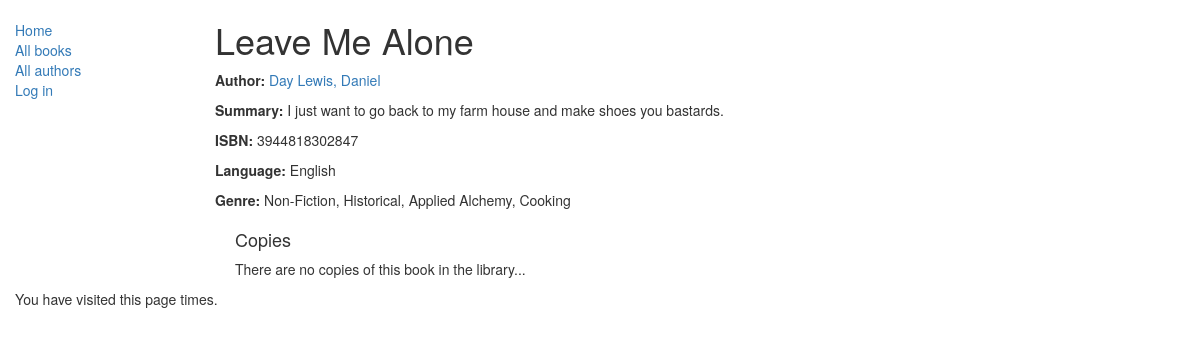
/catalog/book/1, run on the app's committed database.
### catalog/models.py (models this page shows, shortened)
class Book(models.Model):
    title = models.CharField(max_length=200)
    author = models.ForeignKey('Author', on_delete=models.SET_NULL, null=True)
    summary = models.TextField(max_length=1000, help_text="Please enter a BRIEF description of the book")
    isbn = models.CharField('ISBN', max_length=13, help_text='13-character <a href="https://www.isbn-international.org/content/what-isbn">ISBN number</a>')
    genre = models.ManyToManyField(Genre, help_text="Select a genre for this book")
    language = models.ForeignKey(Language, on_delete=models.SET_NULL, null=True)
    def display_genre(self):
        """
        Returns first 3 genres in short description string so admin site can display
        """
        return ', '.join([genre.name for genre in self.genre.all()[:3]])
    display_genre.short_description = 'Hurf Blurf'

class Author(models.Model):
    first_name = models.CharField(max_length=100)
    last_name = models.CharField(max_length=100)
    date_of_birth = models.DateField(null=True, blank=True)
    date_of_death = models.DateField('Died', null=True, blank=True)
    def get_absolute_url(self):
        return reverse('author-detail', args=[str(self.id)])
    def __str__(self):
        return '%s, %s' % (self.last_name, self.first_name)

class Language(models.Model):
    name = models.CharField(max_length=200, default="English", help_text="Select the language in which this book is written (English, German, etc)")
    def __str__(self):
        return self.name

class Genre(models.Model):
    name = models.CharField(max_length=200, help_text="Enter a book genre (e.g. Chemistry, Romance)")
    def __str__(self):
        return self.name

### catalog/views.py (the view)
# urls.py: url(r'^book/(?P<pk>\d+)$', views.BookDetailView.as_view(), name='book-detail'),
class BookDetailView(generic.DetailView):
    model = Book # shorthand for queryset = Book.objects.all()
    paginate_by = 10

### catalog/templates/catalog/book_detail.html (shortened to what this page needs)
{% extends "base_generic.html" %}
{% block content %}
    <h1>{{ book.title }}</h1>
    <p><strong>Author:</strong> <a href="{{ book.author.get_absolute_url }}">{{ book.author }}</a></p>
    <p><strong>Summary:</strong> {{ book.summary }}</p>
    <p><strong>ISBN:</strong> {{ book.isbn }}</p>
    <p><strong>Language:</strong> {{ book.language }}</p>
    <p><strong>Genre:</strong> {% for genre in book.genre.all %}{{ genre }}{% if not forloop.last %}, {% endif %}{% endfor %}</p>
    <div style="margin-left:20px;margin-top:20px">
        <h4>Copies</h4>
        {% if book.bookinstance_set.all %}
            {% for copy in book.bookinstance_set.all %}
            <hr>
            <p class="{% if copy.status == 'a' %}text-success{% elif copy.status == 'm' %}text-danger{% else %}text-warning{% endif %}">{{ copy.get_status_display }}</p>
            {% if copy.status != 'a' %}<p><strong>Due to be returned:</strong> {{ copy.due_back }}</p>{% endif %}
            <p><strong>Imprint:</strong> {{ copy.imprint }}</p>
            <p class="text-muted"><strong>Id:</strong> {{ copy.id }}</p>
            {% endfor %}
        {% else %}
            <p>There are no copies of this book in the library...</p>
        {% endif %}
    </div>
{% endblock %}

### data on the page
Book: title "Leave Me Alone", author "Day Lewis, Daniel", summary "I just want to go back to my farm house and make shoes you bastards.", isbn "3944818302847", language "English"
Genre: name "Non-Fiction"
Genre: name "Historical"
Genre: name "Applied Alchemy"
Genre: name "Cooking"
